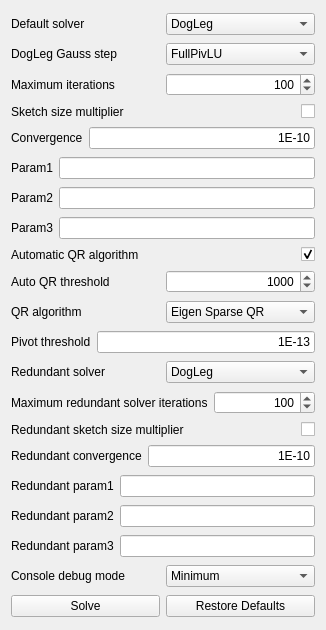
<?xml version="1.0" encoding="UTF-8"?>
<ui version="4.0">
 <class>TaskSketcherSolverAdvanced</class>
 <widget class="QWidget" name="TaskSketcherSolverAdvanced">
  <property name="geometry">
   <rect>
    <x>0</x>
    <y>0</y>
    <width>326</width>
    <height>630</height>
   </rect>
  </property>
  <property name="windowTitle">
   <string notr="true">Form</string>
  </property>
  <layout class="QVBoxLayout" name="verticalLayout">
   <item>
    <layout class="QHBoxLayout" name="horizontalLayout_4">
     <item>
      <widget class="QLabel" name="labelDefaultSolver">
       <property name="toolTip">
        <string>Default algorithm used for solving the sketch</string>
       </property>
       <property name="text">
        <string>Default solver</string>
       </property>
      </widget>
     </item>
     <item>
      <widget class="Gui::PreauracadomboBox" name="comboBoxDefaultSolver">
       <property name="toolTip">
        <string>Solver used for solving the geometry.
LevenbergMarquardt and DogLeg are trust region optimization algorithms.
BFGS solver uses the Broydenâ€“Fletcherâ€“Goldfarbâ€“Shanno algorithm.</string>
       </property>
       <property name="currentIndex">
        <number>2</number>
       </property>
       <property name="prefEntry" stdset="0">
        <cstring>DefaultSolver</cstring>
       </property>
       <property name="prefPath" stdset="0">
        <cstring>Mod/Sketcher/SolverAdvanced</cstring>
       </property>
       <item>
        <property name="text">
         <string>BFGS</string>
        </property>
       </item>
       <item>
        <property name="text">
         <string>LevenbergMarquardt</string>
        </property>
       </item>
       <item>
        <property name="text">
         <string>DogLeg</string>
        </property>
       </item>
      </widget>
     </item>
    </layout>
   </item>
   <item>
    <layout class="QHBoxLayout" name="horizontalLayout_4_2">
     <item>
      <widget class="QLabel" name="labelDogLegGaussStep">
       <property name="toolTip">
        <string>Type of function to apply in DogLeg for the Gauss step</string>
       </property>
       <property name="text">
        <string>DogLeg Gauss step</string>
       </property>
      </widget>
     </item>
     <item>
      <widget class="Gui::PreauracadomboBox" name="comboBoxDogLegGaussStep">
       <property name="toolTip">
        <string>Step type used in the DogLeg algorithm</string>
       </property>
       <property name="currentIndex">
        <number>0</number>
       </property>
       <property name="prefEntry" stdset="0">
        <cstring>DogLegGaussStep</cstring>
       </property>
       <property name="prefPath" stdset="0">
        <cstring>Mod/Sketcher/SolverAdvanced</cstring>
       </property>
       <item>
        <property name="text">
         <string>FullPivLU</string>
        </property>
       </item>
       <item>
        <property name="text">
         <string>LeastNorm-FullPivLU</string>
        </property>
       </item>
       <item>
        <property name="text">
         <string>LeastNorm-LDLT</string>
        </property>
       </item>
      </widget>
     </item>
    </layout>
   </item>
   <item>
    <layout class="QHBoxLayout" name="horizontalLayout_2">
     <item>
      <widget class="QLabel" name="labelMaxIter">
       <property name="toolTip">
        <string>Maximum number of iterations of the default algorithm</string>
       </property>
       <property name="text">
        <string>Maximum iterations</string>
       </property>
      </widget>
     </item>
     <item>
      <widget class="Gui::PrefSpinBox" name="spinBoxMaxIter">
       <property name="toolTip">
        <string>Maximum iterations to find convergence before solver is stopped</string>
       </property>
       <property name="alignment">
        <set>Qt::AlignRight|Qt::AlignTrailing|Qt::AlignVCenter</set>
       </property>
       <property name="maximum">
        <number>999</number>
       </property>
       <property name="value">
        <number>100</number>
       </property>
       <property name="prefEntry" stdset="0">
        <cstring>MaxIter</cstring>
       </property>
       <property name="prefPath" stdset="0">
        <cstring>Mod/Sketcher/SolverAdvanced</cstring>
       </property>
      </widget>
     </item>
    </layout>
   </item>
   <item>
    <layout class="QHBoxLayout" name="horizontalLayout_3">
     <item>
      <widget class="QLabel" name="labelSketchSizeMultiplier">
       <property name="toolTip">
        <string>Scales the maximum iteration count based on the sketch size</string>
       </property>
       <property name="text">
        <string>Sketch size multiplier</string>
       </property>
      </widget>
     </item>
     <item>
      <widget class="Gui::PreauracadheckBox" name="checkBoxSketchSizeMultiplier">
       <property name="sizePolicy">
        <sizepolicy hsizetype="Minimum" vsizetype="Fixed">
         <horstretch>0</horstretch>
         <verstretch>0</verstretch>
        </sizepolicy>
       </property>
       <property name="toolTip">
        <string>Scales the maximum iteration count based on the number of parameters</string>
       </property>
       <property name="layoutDirection">
        <enum>Qt::RightToLeft</enum>
       </property>
       <property name="text">
        <string/>
       </property>
       <property name="prefEntry" stdset="0">
        <cstring>SketchSizeMultiplier</cstring>
       </property>
       <property name="prefPath" stdset="0">
        <cstring>Mod/Sketcher/SolverAdvanced</cstring>
       </property>
      </widget>
     </item>
    </layout>
   </item>
   <item>
    <layout class="QHBoxLayout" name="horizontalLayout_9">
     <item>
      <widget class="QLabel" name="labelSolverConvergence">
       <property name="toolTip">
        <string>Error threshold under which convergence is reached</string>
       </property>
       <property name="text">
        <string>Convergence</string>
       </property>
      </widget>
     </item>
     <item>
      <widget class="Gui::PrefLineEdit" name="lineEditConvergence">
       <property name="toolTip">
        <string>Threshold for squared error that is used
to determine whether a solution converges or not</string>
       </property>
       <property name="layoutDirection">
        <enum>Qt::LeftToRight</enum>
       </property>
       <property name="text">
        <string notr="true">1E-10</string>
       </property>
       <property name="alignment">
        <set>Qt::AlignRight|Qt::AlignTrailing|Qt::AlignVCenter</set>
       </property>
       <property name="prefEntry" stdset="0">
        <cstring>Convergence</cstring>
       </property>
       <property name="prefPath" stdset="0">
        <cstring>Mod/Sketcher/SolverAdvanced</cstring>
       </property>
      </widget>
     </item>
    </layout>
   </item>
   <item>
    <layout class="QHBoxLayout" name="horizontalLayout_10">
     <item>
      <widget class="QLabel" name="labelSolverParam1">
       <property name="text">
        <string notr="true">Param1</string>
       </property>
      </widget>
     </item>
     <item>
      <widget class="Gui::PrefLineEdit" name="lineEditSolverParam1">
       <property name="alignment">
        <set>Qt::AlignRight|Qt::AlignTrailing|Qt::AlignVCenter</set>
       </property>
       <property name="prefEntry" stdset="0">
        <cstring>param</cstring>
       </property>
       <property name="prefPath" stdset="0">
        <cstring>Mod/Sketcher/SolverAdvanced</cstring>
       </property>
      </widget>
     </item>
    </layout>
   </item>
   <item>
    <layout class="QHBoxLayout" name="horizontalLayout_11">
     <item>
      <widget class="QLabel" name="labelSolverParam2">
       <property name="text">
        <string notr="true">Param2</string>
       </property>
      </widget>
     </item>
     <item>
      <widget class="Gui::PrefLineEdit" name="lineEditSolverParam2">
       <property name="alignment">
        <set>Qt::AlignRight|Qt::AlignTrailing|Qt::AlignVCenter</set>
       </property>
       <property name="prefEntry" stdset="0">
        <cstring>param</cstring>
       </property>
       <property name="prefPath" stdset="0">
        <cstring>Mod/Sketcher/SolverAdvanced</cstring>
       </property>
      </widget>
     </item>
    </layout>
   </item>
   <item>
    <layout class="QHBoxLayout" name="horizontalLayout_12">
     <item>
      <widget class="QLabel" name="labelSolverParam3">
       <property name="text">
        <string notr="true">Param3</string>
       </property>
      </widget>
     </item>
     <item>
      <widget class="Gui::PrefLineEdit" name="lineEditSolverParam3">
       <property name="alignment">
        <set>Qt::AlignRight|Qt::AlignTrailing|Qt::AlignVCenter</set>
       </property>
       <property name="prefEntry" stdset="0">
        <cstring>param</cstring>
       </property>
       <property name="prefPath" stdset="0">
        <cstring>Mod/Sketcher/SolverAdvanced</cstring>
       </property>
      </widget>
     </item>
    </layout>
   </item>
   <item>
    <layout class="QHBoxLayout" name="horizontalLayout_32">
     <item>
      <widget class="QLabel" name="labelAutoChooseAlgo">
       <property name="toolTip">
        <string>Automatically select the QR algorithm based on number of dofs</string>
       </property>
       <property name="text">
        <string>Automatic QR algorithm</string>
       </property>
      </widget>
     </item>
     <item>
      <widget class="Gui::PreauracadheckBox" name="checkBoxAutoChooseAlgo">
       <property name="sizePolicy">
        <sizepolicy hsizetype="Minimum" vsizetype="Fixed">
         <horstretch>0</horstretch>
         <verstretch>0</verstretch>
        </sizepolicy>
       </property>
       <property name="checked">
        <bool>true</bool>
       </property>
       <property name="toolTip">
        <string>Automatically select the QR algorithm based on number of dofs</string>
       </property>
       <property name="layoutDirection">
        <enum>Qt::RightToLeft</enum>
       </property>
       <property name="text">
        <string/>
       </property>
       <property name="prefEntry" stdset="0">
        <cstring>AutoChooseAlgo</cstring>
       </property>
       <property name="prefPath" stdset="0">
        <cstring>Mod/Sketcher/SolverAdvanced</cstring>
       </property>
      </widget>
     </item>
    </layout>
   </item>
   <item>
    <layout class="QHBoxLayout" name="horizontalLayout_62">
     <item>
      <widget class="QLabel" name="labelAutoQRThreshold">
       <property name="toolTip">
        <string>Maximum number of parameters before switching to sparse QR algorithm</string>
       </property>
       <property name="text">
        <string>Auto QR threshold</string>
       </property>
      </widget>
     </item>
     <item>
      <widget class="Gui::PrefSpinBox" name="spinBoxAutoQRThreshold">
       <property name="toolTip">
        <string>Maximum number of parameters before switching to sparse QR algorithm</string>
       </property>
       <property name="alignment">
        <set>Qt::AlignRight|Qt::AlignTrailing|Qt::AlignVCenter</set>
       </property>
       <property name="minimum">
        <number>0</number>
       </property>
       <property name="maximum">
        <number>10000000</number>
       </property>
       <property name="value">
        <number>1000</number>
       </property>
       <property name="prefEntry" stdset="0">
        <cstring>AutoQRThreshold</cstring>
       </property>
       <property name="prefPath" stdset="0">
        <cstring>Mod/Sketcher/SolverAdvanced</cstring>
       </property>
      </widget>
     </item>
    </layout>
   </item>
   <item>
    <layout class="QHBoxLayout" name="horizontalLayout">
     <item>
      <widget class="QLabel" name="labelQRAlgorithm">
       <property name="toolTip">
        <string>Algorithm used for the rank revealing QR decomposition</string>
       </property>
       <property name="text">
        <string>QR algorithm</string>
       </property>
      </widget>
     </item>
     <item>
      <widget class="Gui::PreauracadomboBox" name="comboBoxQRMethod">
       <property name="toolTip">
        <string>During diagnosing the QR rank of matrix is calculated.
Eigen Dense QR is a dense matrix QR with full pivoting; usually slower
Eigen Sparse QR algorithm is optimized for sparse matrices; usually faster</string>
       </property>
       <property name="currentIndex">
        <number>1</number>
       </property>
       <property name="prefEntry" stdset="0">
        <cstring>QRMethod</cstring>
       </property>
       <property name="prefPath" stdset="0">
        <cstring>Mod/Sketcher/SolverAdvanced</cstring>
       </property>
       <item>
        <property name="text">
         <string>Eigen Dense QR</string>
        </property>
       </item>
       <item>
        <property name="text">
         <string>Eigen Sparse QR</string>
        </property>
       </item>
      </widget>
     </item>
    </layout>
   </item>
   <item>
    <layout class="QHBoxLayout" name="horizontalLayout_18">
     <item>
      <widget class="QLabel" name="labelPivotThreshold">
       <property name="text">
        <string>Pivot threshold</string>
       </property>
      </widget>
     </item>
     <item>
      <widget class="Gui::PrefLineEdit" name="lineEditQRPivotThreshold">
       <property name="toolTip">
        <string>During a QR, values under the pivot threshold are treated as zero</string>
       </property>
       <property name="text">
        <string>1E-13</string>
       </property>
       <property name="alignment">
        <set>Qt::AlignRight|Qt::AlignTrailing|Qt::AlignVCenter</set>
       </property>
       <property name="prefEntry" stdset="0">
        <cstring>QRPivotThreshold</cstring>
       </property>
       <property name="prefPath" stdset="0">
        <cstring>Mod/Sketcher/SolverAdvanced</cstring>
       </property>
      </widget>
     </item>
    </layout>
   </item>
   <item>
    <layout class="QHBoxLayout" name="horizontalLayout_5">
     <item>
      <widget class="QLabel" name="labelRedundantSolver">
       <property name="toolTip">
        <string>Solving algorithm used to detect redundant constraints</string>
       </property>
       <property name="text">
        <string>Redundant solver</string>
       </property>
      </widget>
     </item>
     <item>
      <widget class="Gui::PreauracadomboBox" name="comboBoxRedundantDefaultSolver">
       <property name="toolTip">
        <string>Solver used to determine whether a group is redundant or conflicting</string>
       </property>
       <property name="currentIndex">
        <number>2</number>
       </property>
       <property name="prefEntry" stdset="0">
        <cstring>RedundantDefaultSolver</cstring>
       </property>
       <property name="prefPath" stdset="0">
        <cstring>Mod/Sketcher/SolverAdvanced</cstring>
       </property>
       <item>
        <property name="text">
         <string>BFGS</string>
        </property>
       </item>
       <item>
        <property name="text">
         <string>LevenbergMarquardt</string>
        </property>
       </item>
       <item>
        <property name="text">
         <string>DogLeg</string>
        </property>
       </item>
      </widget>
     </item>
    </layout>
   </item>
   <item>
    <layout class="QHBoxLayout" name="horizontalLayout_6">
     <item>
      <widget class="QLabel" name="labelRedundantSolverMaxIterations">
       <property name="toolTip">
        <string>Maximum number of iterations of the solver used to detect redundant constraints</string>
       </property>
       <property name="text">
        <string>Maximum redundant solver iterations</string>
       </property>
      </widget>
     </item>
     <item>
      <widget class="Gui::PrefSpinBox" name="spinBoxRedundantSolverMaxIterations">
       <property name="toolTip">
        <string>Same as 'Maximum iterations', but for redundant solving</string>
       </property>
       <property name="alignment">
        <set>Qt::AlignRight|Qt::AlignTrailing|Qt::AlignVCenter</set>
       </property>
       <property name="maximum">
        <number>999</number>
       </property>
       <property name="value">
        <number>100</number>
       </property>
       <property name="prefEntry" stdset="0">
        <cstring>RedundantSolverMaxIterations</cstring>
       </property>
       <property name="prefPath" stdset="0">
        <cstring>Mod/Sketcher/SolverAdvanced</cstring>
       </property>
      </widget>
     </item>
    </layout>
   </item>
   <item>
    <layout class="QHBoxLayout" name="horizontalLayout_7">
     <item>
      <widget class="QLabel" name="labelRedundantSketchSizeMultiplier">
       <property name="toolTip">
        <string>Multiplies the maximum iterations value for the redundant algorithm by the sketch size</string>
       </property>
       <property name="text">
        <string>Redundant sketch size multiplier</string>
       </property>
      </widget>
     </item>
     <item>
      <widget class="Gui::PreauracadheckBox" name="checkBoxRedundantSketchSizeMultiplier">
       <property name="toolTip">
        <string>Same as 'Sketch size multiplier', but for redundant solving</string>
       </property>
       <property name="layoutDirection">
        <enum>Qt::RightToLeft</enum>
       </property>
       <property name="text">
        <string/>
       </property>
       <property name="prefEntry" stdset="0">
        <cstring>RedundantSketchSizeMultiplier</cstring>
       </property>
       <property name="prefPath" stdset="0">
        <cstring>Mod/Sketcher/SolverAdvanced</cstring>
       </property>
      </widget>
     </item>
    </layout>
   </item>
   <item>
    <layout class="QHBoxLayout" name="horizontalLayout_13">
     <item>
      <widget class="QLabel" name="labelRedundantConvergence">
       <property name="toolTip">
        <string>Error threshold under which convergence is reached for the solving of redundant constraints</string>
       </property>
       <property name="text">
        <string>Redundant convergence</string>
       </property>
      </widget>
     </item>
     <item>
      <widget class="Gui::PrefLineEdit" name="lineEditRedundantConvergence">
       <property name="toolTip">
        <string>Same as 'Convergence', but for redundant solving</string>
       </property>
       <property name="text">
        <string>1E-10</string>
       </property>
       <property name="alignment">
        <set>Qt::AlignRight|Qt::AlignTrailing|Qt::AlignVCenter</set>
       </property>
       <property name="prefEntry" stdset="0">
        <cstring>RedundantConvergence</cstring>
       </property>
       <property name="prefPath" stdset="0">
        <cstring>Mod/Sketcher/SolverAdvanced</cstring>
       </property>
      </widget>
     </item>
    </layout>
   </item>
   <item>
    <layout class="QHBoxLayout" name="horizontalLayout_14">
     <item>
      <widget class="QLabel" name="labelRedundantSolverParam1">
       <property name="text">
        <string notr="true">Redundant param1</string>
       </property>
      </widget>
     </item>
     <item>
      <widget class="Gui::PrefLineEdit" name="lineEditRedundantSolverParam1">
       <property name="alignment">
        <set>Qt::AlignRight|Qt::AlignTrailing|Qt::AlignVCenter</set>
       </property>
       <property name="prefEntry" stdset="0">
        <cstring>param</cstring>
       </property>
       <property name="prefPath" stdset="0">
        <cstring>Mod/Sketcher/SolverAdvanced</cstring>
       </property>
      </widget>
     </item>
    </layout>
   </item>
   <item>
    <layout class="QHBoxLayout" name="horizontalLayout_15">
     <item>
      <widget class="QLabel" name="labelRedundantSolverParam2">
       <property name="text">
        <string notr="true">Redundant param2</string>
       </property>
      </widget>
     </item>
     <item>
      <widget class="Gui::PrefLineEdit" name="lineEditRedundantSolverParam2">
       <property name="alignment">
        <set>Qt::AlignRight|Qt::AlignTrailing|Qt::AlignVCenter</set>
       </property>
       <property name="prefEntry" stdset="0">
        <cstring>param</cstring>
       </property>
       <property name="prefPath" stdset="0">
        <cstring>Mod/Sketcher/SolverAdvanced</cstring>
       </property>
      </widget>
     </item>
    </layout>
   </item>
   <item>
    <layout class="QHBoxLayout" name="horizontalLayout_16">
     <item>
      <widget class="QLabel" name="labelRedundantSolverParam3">
       <property name="text">
        <string notr="true">Redundant param3</string>
       </property>
      </widget>
     </item>
     <item>
      <widget class="Gui::PrefLineEdit" name="lineEditRedundantSolverParam3">
       <property name="alignment">
        <set>Qt::AlignRight|Qt::AlignTrailing|Qt::AlignVCenter</set>
       </property>
       <property name="prefEntry" stdset="0">
        <cstring>param</cstring>
       </property>
       <property name="prefPath" stdset="0">
        <cstring>Mod/Sketcher/SolverAdvanced</cstring>
       </property>
      </widget>
     </item>
    </layout>
   </item>
   <item>
    <layout class="QHBoxLayout" name="horizontalLayout_8">
     <item>
      <widget class="QLabel" name="labelDebugMode">
       <property name="toolTip">
        <string>Degree of verbosity of the debug output to the console</string>
       </property>
       <property name="text">
        <string>Console debug mode</string>
       </property>
      </widget>
     </item>
     <item>
      <widget class="Gui::PreauracadomboBox" name="comboBoxDebugMode">
       <property name="toolTip">
        <string>Verbosity of console output</string>
       </property>
       <property name="currentIndex">
        <number>1</number>
       </property>
       <property name="prefEntry" stdset="0">
        <cstring>DebugMode</cstring>
       </property>
       <property name="prefPath" stdset="0">
        <cstring>Mod/Sketcher/SolverAdvanced</cstring>
       </property>
       <item>
        <property name="text">
         <string>None</string>
        </property>
       </item>
       <item>
        <property name="text">
         <string>Minimum</string>
        </property>
       </item>
       <item>
        <property name="text">
         <string>Iteration level</string>
        </property>
       </item>
      </widget>
     </item>
    </layout>
   </item>
   <item>
    <layout class="QHBoxLayout" name="horizontalLayout_17">
     <item>
      <widget class="QPushButton" name="pushButtonSolve">
       <property name="text">
        <string>Solve</string>
       </property>
      </widget>
     </item>
     <item>
      <widget class="QPushButton" name="pushButtonDefaults">
       <property name="toolTip">
        <string>Resets all solver values to their default values</string>
       </property>
       <property name="text">
        <string>Restore Defaults</string>
       </property>
      </widget>
     </item>
    </layout>
   </item>
  </layout>
 </widget>
 <customwidgets>
  <customwidget>
   <class>Gui::PrefLineEdit</class>
   <extends>QLineEdit</extends>
   <header>Gui/PrefWidgets.h</header>
  </customwidget>
  <customwidget>
   <class>Gui::PreauracadomboBox</class>
   <extends>QComboBox</extends>
   <header>Gui/PrefWidgets.h</header>
  </customwidget>
  <customwidget>
   <class>Gui::PreauracadheckBox</class>
   <extends>QCheckBox</extends>
   <header>Gui/PrefWidgets.h</header>
  </customwidget>
  <customwidget>
   <class>Gui::PrefSpinBox</class>
   <extends>QSpinBox</extends>
   <header>Gui/PrefWidgets.h</header>
  </customwidget>
 </customwidgets>
 <resources/>
 <connections/>
</ui>
